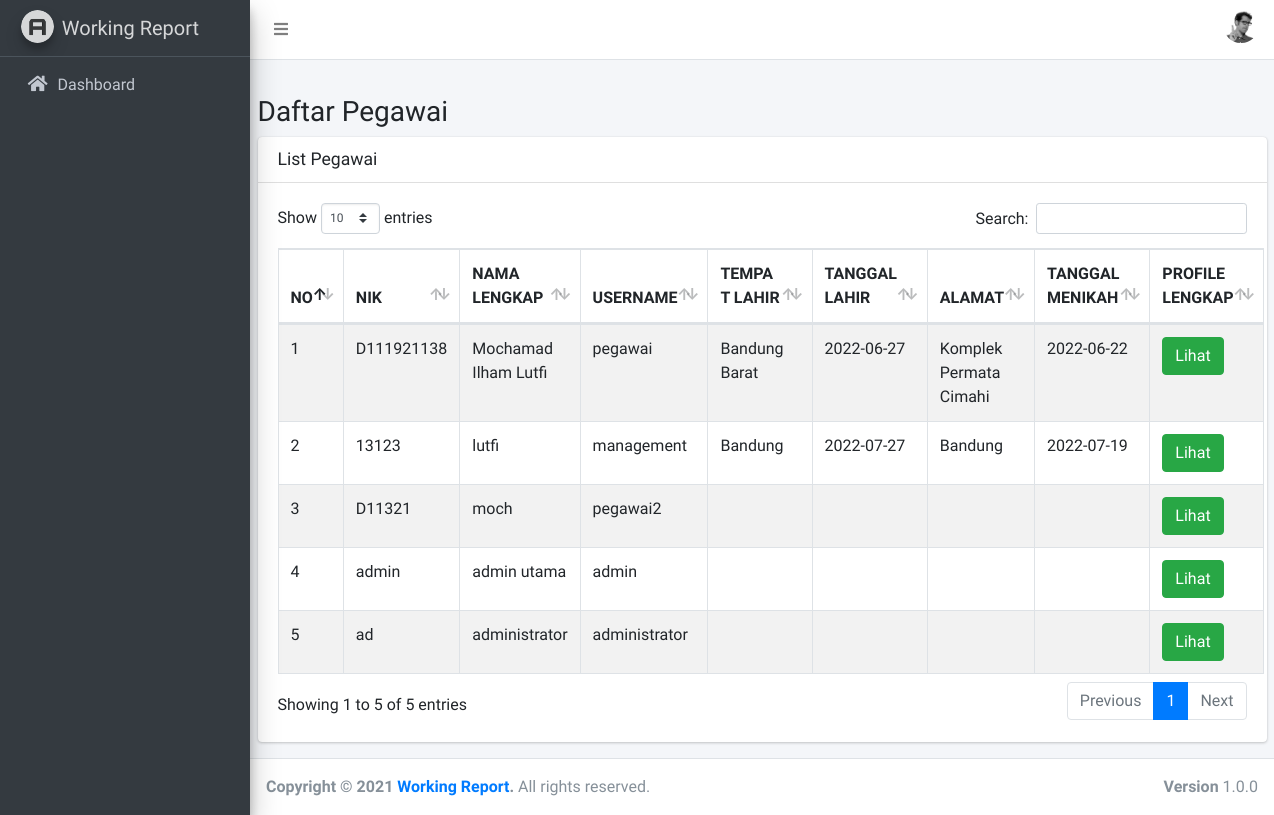
/index.php/pegawai, run on the app's committed database.
### tables this page shows
CREATE TABLE `users` (
  `id` int(11) NOT NULL,
  `username` varchar(50) DEFAULT NULL,
  `password` varchar(100) DEFAULT NULL,
  `role_id` int(11) DEFAULT NULL,
  `created_date` datetime DEFAULT NULL,
  `updated_date` datetime DEFAULT NULL
);

CREATE TABLE `personal_data` (
  `id` int(11) NOT NULL,
  `user_id` int(11) DEFAULT NULL,
  `nik` varchar(20) DEFAULT NULL,
  `name` varchar(50) DEFAULT NULL,
  `birth_place` varchar(50) DEFAULT NULL,
  `birth_date` date DEFAULT NULL,
  `address` text DEFAULT NULL,
  `married_date` date DEFAULT NULL
);

### application/controllers/Pegawai.php (called while the page is built, shortened)
<?php
class Pegawai extends CI_Controller
{
    function __construct(){
		$this->load->model('M_profile');
		$this->load->model('M_user');
		$this->load->library('form_validation');
	}
    public function index()
    {
		$data['listpegawai'] = $this->M_user->getAllPegawai();
        $data['content'] = 'pegawai/v_pegawai';
        $this->load->view('v_template',$data);
    }
}

### index.php (called while the page is built, shortened)
<?php
require_once BASEPATH.'core/CodeIgniter.php';

### application/models/M_user.php (called while the page is built, shortened)
<?php
	class M_user extends CI_Model {
        private $_table = 'users';
        private $_table2 = 'personal_data';
        private $_table3 = 'roles';
        public function getAllPegawai(){
            $this->db->select('users.*, c.description, b.name, b.nik, b.birth_place, b.birth_date, b.address, b.married_date');
            $this->db->from($this->_table);
            $this->db->join($this->_table2 . " b",'b.user_id = users.id');
            $this->db->join($this->_table3 . " c",'c.id = users.role_id');
            $query = $this->db->get();
            return $query;
        }
	}
?>

### application/views/pegawai/v_pegawai.php (the view, shortened to what this page needs)
<div class="col-sm-12">
    <div class="thumbnail">
        <div class="caption">
            <h3>
                Daftar Pegawai
            </h3>
        </div>
        <div class="card">
            <div class="card-header">
                <h3 class="card-title">List Pegawai</h3>
            </div>
            <div class="card-body">
                <table id="example1" class="table table-bordered table-striped">
                    <thead>
                        <tr>
                            <th>NO</th>
                            <th>NIK</th>
                            <th>NAMA LENGKAP</th>
                            <th>USERNAME</th>
                            <th>TEMPAT LAHIR</th>
                            <th>TANGGAL LAHIR</th>
                            <th>ALAMAT</th>
                            <th>TANGGAL MENIKAH</th>
                            <th>PROFILE LENGKAP</th>
                        </tr>
                    </thead>
                    <tbody>
                        <?php
                            $no = 1;
                            foreach($listpegawai->result() as $rowpegawai){
                        ?>
                            <tr>
                                <td><?=$no?></td>
                                <td><?=$rowpegawai->nik;?></td>
                                <td><?=$rowpegawai->name;?></td>
                                <td><?=$rowpegawai->username;?></td>
                                <td><?=$rowpegawai->birth_place;?></td>
                                <td><?=$rowpegawai->birth_date;?></td>
                                <td><?=$rowpegawai->address;?></td>
                                <td><?=$rowpegawai->married_date;?></td>
                                <th>
                                    <a href="<?= base_url(); ?>pegawai/profile/<?=$rowpegawai->id?>"class="btn btn-success">
                                        Lihat
                                    </a>
                                </th>
                            </tr>
                        <?php
                                $no++;
                            }
                        ?>
                    </tbody>
                </table>
            </div>
        </div>
    </div>
</div>

### data on the page
users: personal_data.nik "D111921138", personal_data.name "Mochamad Ilham Lutfi", username "pegawai", personal_data.birth_place "Bandung Barat", personal_data.birth_date "2022-06-27", personal_data.address "Komplek Permata Cimahi", personal_data.married_date "2022-06-22"
users: personal_data.nik "13123", personal_data.name "lutfi", username "management", personal_data.birth_place "Bandung", personal_data.birth_date "2022-07-27", personal_data.address "Bandung", personal_data.married_date "2022-07-19"
users: personal_data.nik "D11321", personal_data.name "moch", username "pegawai2"
users: personal_data.nik "admin", personal_data.name "admin utama", username "admin"
users: personal_data.nik "ad", personal_data.name "administrator", username "administrator"
